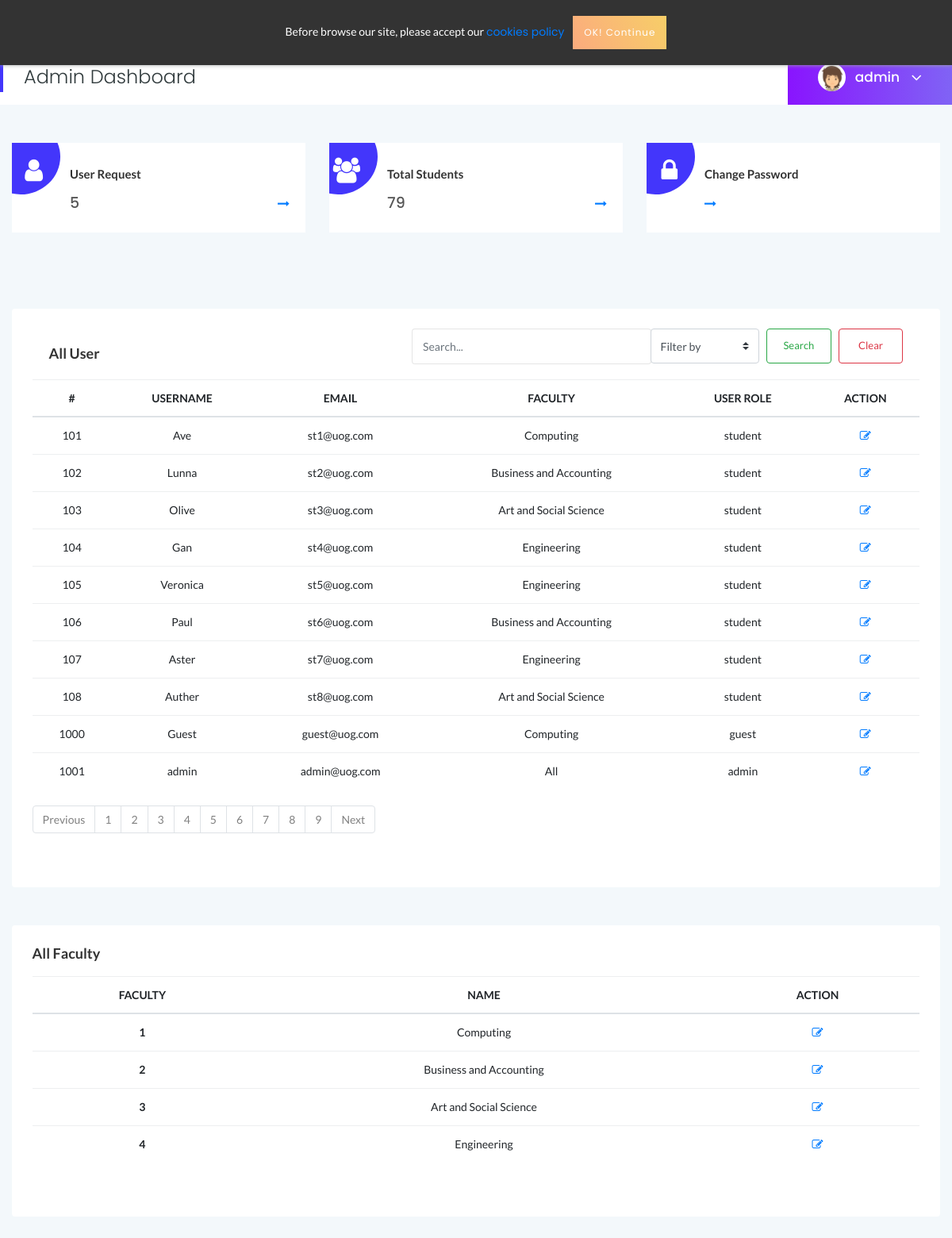
The app's page /admin.php (signed in) with its own data.
### tables this page shows
CREATE TABLE `user` (
  `UserId` int(11) NOT NULL,
  `FacultyID` int(11) DEFAULT NULL,
  `UserName` varchar(255) NOT NULL,
  `UserEmail` varchar(255) NOT NULL,
  `UserPassword` varchar(255) NOT NULL,
  `UserPhone` int(50) NOT NULL,
  `UserRole` varchar(50) DEFAULT NULL
);

CREATE TABLE `faculty` (
  `FacultyID` int(11) NOT NULL,
  `FacultyName` varchar(255) NOT NULL
);

### admin.php (the view, shortened to what the rows shown need)
<?php
include 'config.php';
include 'include/function.php';
    $limit = 10;
    if (isset($_GET["page"]))
    {
	$page  = $_GET["page"];
    }
    else
    {
	$page=1;
    };
    $start_from = ($page-1) * $limit;
    $query = "SELECT count(userid) as countuser FROM `user` ";
  ?>
<!doctype html>
<html class="no-js" lang="en">
    <head>
        <link rel="stylesheet" href="assets/css/bootstrap.min.css">
        <link rel="stylesheet" href="assets/css/font-awesome.min.css">
        <link rel="stylesheet" href="assets/css/themify-icons.css">
        <link rel="stylesheet" href="assets/css/metisMenu.css">
        <link rel="stylesheet" href="assets/css/owl.carousel.min.css">
        <link rel="stylesheet" href="assets/css/slicknav.min.css">
        <link rel="stylesheet" href="https://www.amcharts.com/lib/3/plugins/export/export.css" type="text/css" media="all" />
        <link rel="stylesheet" href="assets/css/typography.css">
        <link rel="stylesheet" href="assets/css/default-css.css">
        <link rel="stylesheet" href="assets/css/styles.css">
        <link rel="stylesheet" href="assets/css/responsive.css">
        <link href="https://maxcdn.bootstrapcdn.com/font-awesome/4.3.0/css/font-awesome.min.css" rel="stylesheet">
    </head>
    <body>
        <form method='post' action='admin.php' enctype='multipart/form-data'>
            <div class="page-container">
                <div class="main-content">
                    <div class="main-content-inner">
                        <div class="sales-report-area mt-5 mb-5">
                            <div class="row">
                                <div class="col-md-4">
                                    <div class="single-report mb-xs-30">
                                        <div class="s-report-inner pr--20 pt--30 mb-3">
                                            <div class="d-flex justify-content-between pb-2">
                                                <h2><?php echo getnotification($conn) ?></h2>
                                            </div>
                                        </div>
                                    </div>
                                </div>
                                <div class="col-md-4">
                                    <div class="single-report mb-xs-30">
                                        <div class="s-report-inner pr--20 pt--30 mb-3">
                                            <div class="d-flex justify-content-between pb-2">
                                                <h2><?php echo gettotalstudent($conn) ?></h2>
                                            </div>
                                        </div>
                                    </div>
                                </div>
                            </div>
                        </div>
                                       </form>
                                        <div class="single-table"  id="employee_table">
                                            <div class="table-responsive" >
                                                <table class="table table-hover progress-table text-center">
                                                    <thead class="text-uppercase">
                                                        <tr>
                                                            <th scope="col">#</th>
                                                            <th scope="col">Username</th>
                                                            <th scope="col">Email</th>
                                                            <th scope="col">Faculty</th>
                                                            <th scope="col">User Role</th>
                                                            <th scope="col">Action</th>
                                                        </tr>
                                                    </thead>
                                                    <tbody>
                                                        <tr>
                                            <?php
                                            if(isset($_POST["search"]))
                                            {
                                                if($_POST["filterby"] == "UserName")
                                                {
                                                    $query = "SELECT * FROM  user INNER JOIN faculty on user.FacultyID = faculty.FacultyID WHERE UserName LIKE  '%".$_POST["search"]."%' ORDER BY UserId";
                                                }
                                                else if ($_POST["filterby"] == "FacultyName")
                                                {
                                                    $query = "SELECT * FROM  user INNER JOIN faculty on user.FacultyID = faculty.FacultyID WHERE FacultyName LIKE  '%".$_POST["search"]."%' ORDER BY UserId";
                                                }
                                                else if ($_POST["filterby"] == "UserRole")
                                                {
                                                    $query = "SELECT * FROM  user INNER JOIN faculty on user.FacultyID = faculty.FacultyID WHERE UserRole LIKE  '%".$_POST["search"]."%' ORDER BY UserId";
                                                }
                                            }
                                            else
                                            {
                                                $query = "SELECT * FROM  user INNER JOIN faculty on user.FacultyID = faculty.FacultyID ORDER BY UserId ASC LIMIT $start_from, $limit";
                                            }
                                                $result = $conn->query($query);
                                                if($result->rowCount() > 0){
                                                    while($row = $result->fetch()){
                                                                echo "<td>".$row['UserId']."</td>";
                                                                echo "<td>".$row['UserName']."</td>";
                                                                echo "<td>".$row['UserEmail']."</td>";
                                                                echo "<td>".$row['FacultyName']."</td>";
                                                                echo "<td>".$row['UserRole']."</th>";
                                                                $newrowid=urlsafe_b64encode($row['UserId']);
                                                                echo "<td><a href=edituser.php?id='".$newrowid."'><i class='fa fa-edit'></i></a></td>";
                                                            echo "</tr>";
                                                    }
                                                } else {
                                                    echo "No results";
                                                }
	  ?>
                                            </div>
                                        </div>
                                <br><br>
                <div class="row">
                    <div class="col-lg-12 mt-5">
                        <div class="card">
                            <div class="card-body">
                                <div class="single-table"  id="employee_table">
                                    <div class="table-responsive" >
                                    <form method='post' action='admin.php' enctype='multipart/form-data'>
                                        <table class="table table-hover progress-table text-center">
                                            <thead class="text-uppercase">
                                                <tr>
                                                    <th scope="col">Faculty</th>
                                                    <th scope="col"> Name</th>
                                                    <th scope="col">Action</th>
                                                </tr>
                                            </thead>
                                            <tbody>
                                                <tr>
                                            <?php
                                                $query = "SELECT * FROM  faculty WHERE FacultyID != 5";
                                                $result = $conn->query($query);
                                                if($result->rowCount() > 0){
                                                    while($row = $result->fetch()){
                                                                echo "<th scope='row'>".$row['FacultyID']."</th>";
                                                                echo "<td>".$row['FacultyName']."</td>";
                                                                echo "<td><a href='javascript:void(0)' data-toggle='modal' data-target='#exampleModal' data-whatever='".$row['FacultyID']."'><i class='fa fa-edit'></i></a>
                                                                </td>";
                                                            echo "</tr>";
                                                    }
                                                } else {
                                                    echo "No results";
                                                }
	  ?>
                                    </div>
                                </div>
                            </div>
                        </div>
                        <br><br>
                    </div>
                </div>
</body>
</html>

### records on screen
user: UserId "101", UserName "Ave", UserEmail "st1@uog.com", FacultyID.FacultyName "Computing", UserRole "student"
user: UserId "102", UserName "Lunna", UserEmail "st2@uog.com", FacultyID.FacultyName "Business and Accounting", UserRole "student"
user: UserId "103", UserName "Olive", UserEmail "st3@uog.com", FacultyID.FacultyName "Art and Social Science", UserRole "student"
user: UserId "104", UserName "Gan", UserEmail "st4@uog.com", FacultyID.FacultyName "Engineering", UserRole "student"
user: UserId "105", UserName "Veronica", UserEmail "st5@uog.com", FacultyID.FacultyName "Engineering", UserRole "student"
user: UserId "106", UserName "Paul", UserEmail "st6@uog.com", FacultyID.FacultyName "Business and Accounting", UserRole "student"
user: UserId "107", UserName "Aster", UserEmail "st7@uog.com", FacultyID.FacultyName "Engineering", UserRole "student"
user: UserId "108", UserName "Auther", UserEmail "st8@uog.com", FacultyID.FacultyName "Art and Social Science", UserRole "student"
user: UserId "1000", UserName "Guest", UserEmail "guest@uog.com", FacultyID.FacultyName "Computing", UserRole "guest"
user: UserId "1001", UserName "admin", UserEmail "admin@uog.com", FacultyID.FacultyName "All", UserRole "admin"
faculty: FacultyID "1", FacultyName "Computing"
faculty: FacultyID "2", FacultyName "Business and Accounting"
faculty: FacultyID "3", FacultyName "Art and Social Science"
faculty: FacultyID "4", FacultyName "Engineering"

### other values on screen
$d "admin"
$row['num'] "5"
$row['num'] "79"
